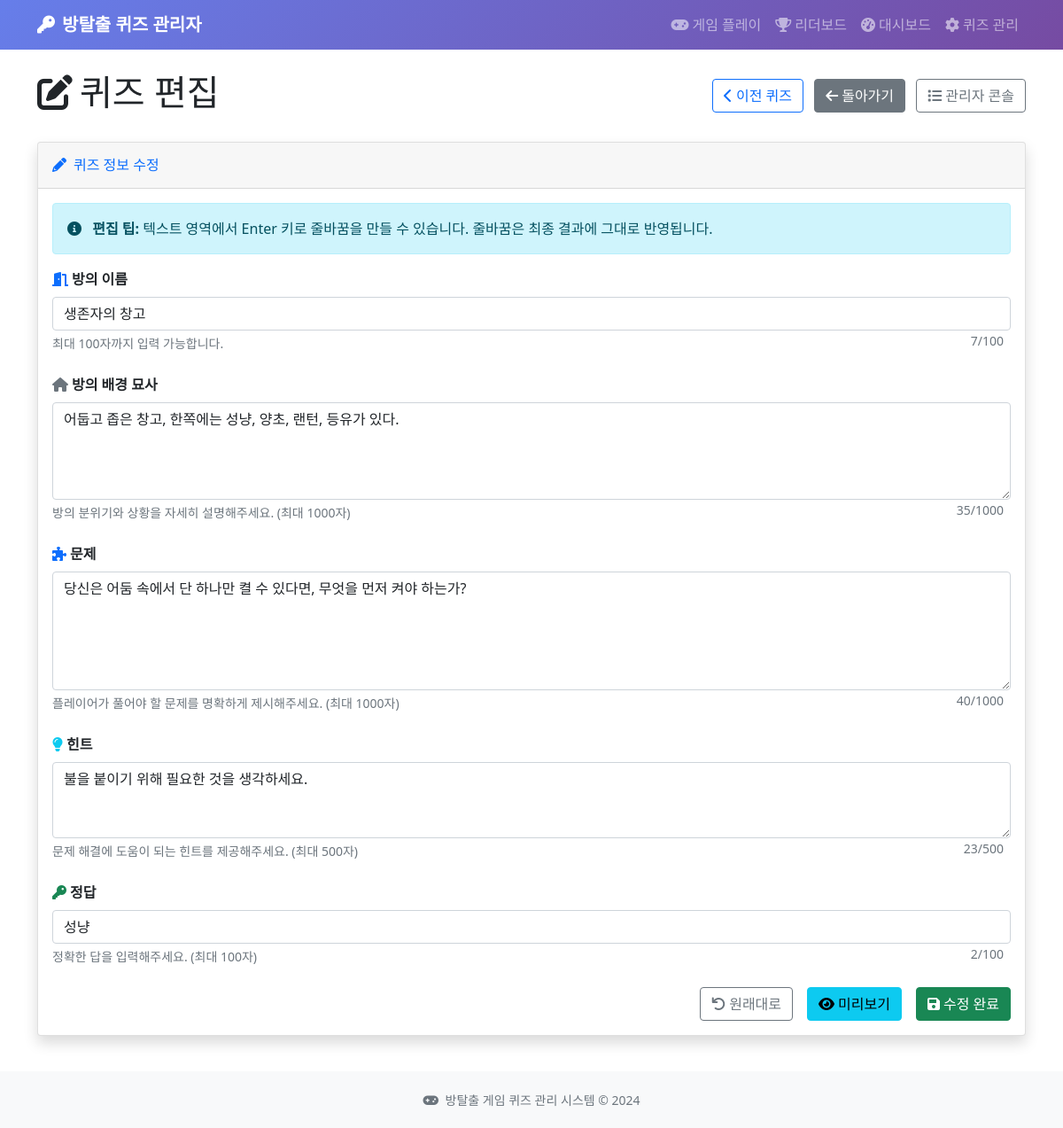
/quiz/15/edit, run on the app's committed database.
### tables this page shows
CREATE TABLE quizzes (
            id INTEGER PRIMARY KEY AUTOINCREMENT,
            room_name TEXT NOT NULL,
            background_description TEXT NOT NULL,
            question TEXT NOT NULL,
            hint TEXT NOT NULL,
            answer TEXT NOT NULL,
            created_at TIMESTAMP DEFAULT CURRENT_TIMESTAMP
        , image_path TEXT);

### app.py (the view)
@app.route('/quiz/<int:quiz_id>/edit')
def edit_quiz_page(quiz_id):
    quiz = database.get_quiz_by_id(quiz_id)
    if not quiz:
        flash('퀴즈를 찾을 수 없습니다.', 'error')
        return redirect(url_for('admin_console'))
    prev_quiz_id, next_quiz_id = database.get_next_prev_quiz_ids(quiz_id)
    return render_template('edit_quiz.html', quiz=quiz,
                         prev_quiz_id=prev_quiz_id, next_quiz_id=next_quiz_id)

### database.py (called while the page is built)
def get_quiz_by_id(quiz_id):
    conn = sqlite3.connect(DATABASE_NAME)
    cursor = conn.cursor()
    cursor.execute('''
        SELECT id, room_name, background_description, question, hint, answer, image_path, created_at
        FROM quizzes WHERE id = ?
    ''', (quiz_id,))
    quiz = cursor.fetchone()
    conn.close()
    return quiz

def get_next_prev_quiz_ids(current_quiz_id):
    conn = sqlite3.connect(DATABASE_NAME)
    cursor = conn.cursor()
    cursor.execute('SELECT id FROM quizzes ORDER BY created_at DESC')
    quiz_ids = [row[0] for row in cursor.fetchall()]
    conn.close()
    if current_quiz_id not in quiz_ids:
        return None, None
    current_index = quiz_ids.index(current_quiz_id)
    prev_quiz_id = quiz_ids[current_index - 1] if current_index > 0 else None
    next_quiz_id = quiz_ids[current_index + 1] if current_index < len(quiz_ids) - 1 else None
    return prev_quiz_id, next_quiz_id

### templates/edit_quiz.html (shortened to what this page needs)
{% extends "base.html" %}
{% block content %}
<div class="row">
    <div class="col-12">
        <div class="d-flex justify-content-between align-items-center mb-4">
            <h1>
                <i class="fas fa-edit me-2"></i>퀴즈 편집
            </h1>
            <div>
                {% if prev_quiz_id %}
                <a href="{{ url_for('edit_quiz_page', quiz_id=prev_quiz_id) }}" class="btn btn-outline-primary me-2">
                    <i class="fas fa-chevron-left me-1"></i>이전 퀴즈
                </a>
                {% endif %}
                <a href="{{ url_for('quiz_detail', quiz_id=quiz[0]) }}" class="btn btn-secondary me-2">
                    <i class="fas fa-arrow-left me-1"></i>돌아가기
                </a>
                <a href="{{ url_for('admin_console') }}" class="btn btn-outline-secondary">
                    <i class="fas fa-list me-1"></i>관리자 콘솔
                </a>
            </div>
        </div>
    </div>
</div>
<div class="row">
    <div class="col-12">
        <div class="card shadow">
            <div class="card-header py-3">
                <h6 class="m-0 font-weight-bold text-primary">
                    <i class="fas fa-pencil-alt me-2"></i>퀴즈 정보 수정
                </h6>
            </div>
            <div class="card-body">
                <div class="alert alert-info" role="alert">
                    <i class="fas fa-info-circle me-2"></i>
                    <strong>편집 팁:</strong> 텍스트 영역에서 Enter 키로 줄바꿈을 만들 수 있습니다.
                    줄바꿈은 최종 결과에 그대로 반영됩니다.
                </div>
                <form method="POST" action="{{ url_for('update_quiz_route', quiz_id=quiz[0]) }}">
                    <div class="mb-4">
                        <label for="room_name" class="form-label fw-bold">
                            <i class="fas fa-door-open me-1 text-primary"></i>방의 이름
                        </label>
                        <input type="text" class="form-control" id="room_name" name="room_name"
                               value="{{ quiz[1] }}" maxlength="100" required>
                        <div class="form-text">최대 100자까지 입력 가능합니다.</div>
                    </div>
                    <div class="mb-4">
                        <label for="background_description" class="form-label fw-bold">
                            <i class="fas fa-home me-1 text-muted"></i>방의 배경 묘사
                        </label>
                        <textarea class="form-control" id="background_description" name="background_description"
                                  rows="4" maxlength="1000" required>{{ quiz[2] }}</textarea>
                        <div class="form-text">방의 분위기와 상황을 자세히 설명해주세요. (최대 1000자)</div>
                    </div>
                    <div class="mb-4">
                        <label for="question" class="form-label fw-bold">
                            <i class="fas fa-puzzle-piece me-1 text-primary"></i>문제
                        </label>
                        <textarea class="form-control" id="question" name="question"
                                  rows="5" maxlength="1000" required>{{ quiz[3] }}</textarea>
                        <div class="form-text">플레이어가 풀어야 할 문제를 명확하게 제시해주세요. (최대 1000자)</div>
                    </div>
                    <div class="mb-4">
                        <label for="hint" class="form-label fw-bold">
                            <i class="fas fa-lightbulb me-1 text-info"></i>힌트
                        </label>
                        <textarea class="form-control" id="hint" name="hint"
                                  rows="3" maxlength="500" required>{{ quiz[4] }}</textarea>
                        <div class="form-text">문제 해결에 도움이 되는 힌트를 제공해주세요. (최대 500자)</div>
                    </div>
                    <div class="mb-4">
                        <label for="answer" class="form-label fw-bold">
                            <i class="fas fa-key me-1 text-success"></i>정답
                        </label>
                        <input type="text" class="form-control" id="answer" name="answer"
                               value="{{ quiz[5] }}" maxlength="100" required>
                        <div class="form-text">정확한 답을 입력해주세요. (최대 100자)</div>
                    </div>
                    <div class="d-grid gap-2 d-md-flex justify-content-md-end">
                        <button type="button" class="btn btn-outline-secondary me-md-2" onclick="resetForm()">
                            <i class="fas fa-undo me-1"></i>원래대로
                        </button>
                        <button type="button" class="btn btn-info me-md-2" onclick="previewChanges()">
                            <i class="fas fa-eye me-1"></i>미리보기
                        </button>
                        <button type="submit" class="btn btn-success" onclick="return confirm('퀴즈를 수정하시겠습니까?')">
                            <i class="fas fa-save me-1"></i>수정 완료
                        </button>
                    </div>
                </form>
            </div>
        </div>
    </div>
</div>
{% endblock %}

### data on the page
quizzes: room_name "생존자의 창고", background_description "어둡고 좁은 창고, 한쪽에는 성냥, 양초, 랜턴, 등유가 있다.", question "당신은 어둠 속에서 단 하나만 켤 수 있다면, 무엇을 먼저 켜야 하는가?", hint "불을 붙이기 위해 필요한 것을 생각하세요.", answer "성냥"
